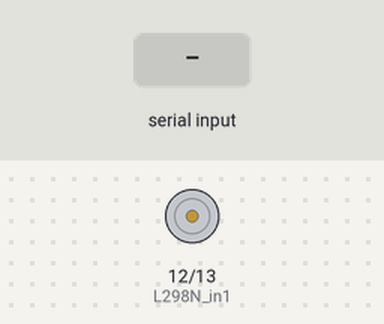
This sketch was run on a simulated Arduino Uno, built with avr-gcc and run on an emulated ATmega328P. Shown: motor-driver pin pairs drawn as motors (green arrow = first pin HIGH = forward, orange = second pin HIGH = backward, longer = more drive, scaled by the enable pin). The test bench sets the inputs (shaded band).

Above: at 1.2 s.
1.3 s: "90,45\n" received over Serial
At 3.7 s:
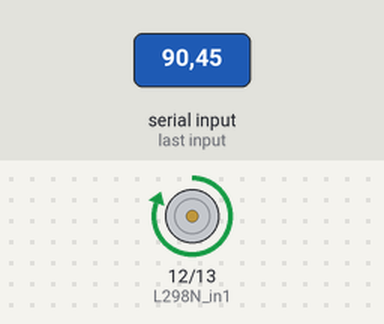
Timing chart, 0 to 5.2 s (numbered marks = the images above; inputs shaded):
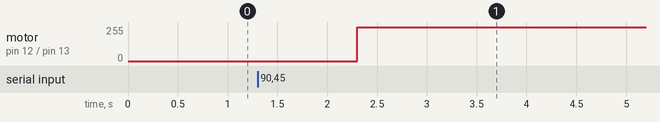

Measured:
- after the input at 1.3 s, motor on pin 12 (L298N_in1) / pin 13 (L298N_in2): stopped → forward 255/255 after 1.0 s

The sketch:

simple_motor_control.ino
```cpp
// L298N H-브릿지 연결 핀
#define L298N_enA 9  // PWM 제어 핀
#define L298N_in2 13 // 모터 A 방향 제어 핀 2
#define L298N_in1 12 // 모터 A 방향 제어 핀 1

float cmd = 0; // 모터 제어 명령 변수

void setup() {
  // 핀 모드 설정
  pinMode(L298N_enA, OUTPUT);
  pinMode(L298N_in1, OUTPUT);
  pinMode(L298N_in2, OUTPUT);

  Serial.begin(115200); // 시리얼 통신 시작 (115200 baud)
}

void loop() {
  if (Serial.available()) {
    cmd = Serial.readString().toFloat(); // 시리얼로부터 명령 읽기
    setMotor(cmd); // 모터 설정 함수 호출
  }
}

void setMotor(float speed) {
  int pwmValue = abs(speed) * 100;  // 0-255 범위로 변환
  pwmValue = constrain(pwmValue, 0, 255);  // PWM 값을 유효한 범위로 제한

  if (speed >= 0) {
    // 정방향 회전
    digitalWrite(L298N_in1, HIGH);
    digitalWrite(L298N_in2, LOW);
  } else {
    // 역방향 회전
    digitalWrite(L298N_in1, LOW);
    digitalWrite(L298N_in2, HIGH);
  }

  analogWrite(L298N_enA, pwmValue); // PWM으로 모터 속도 제어
}
```
